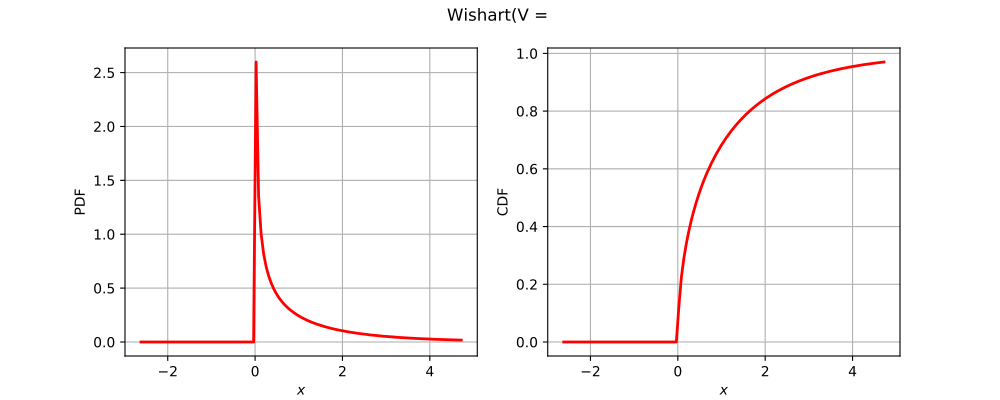

The script that drew this image:
import openturns as ot
from matplotlib import pyplot as plt
from openturns.viewer import View
if ot.Wishart().__class__.__name__ == 'Bernoulli':
    distribution = ot.Bernoulli(0.7)
elif ot.Wishart().__class__.__name__ == 'Binomial':
    distribution = ot.Binomial(5, 0.2)
elif ot.Wishart().__class__.__name__ == 'Hypergeometric':
    distribution = ot.Hypergeometric(10, 4, 7)
elif ot.Wishart().__class__.__name__ == 'CumulativeDistributionNetwork':
    coll = [ot.Normal(2),ot.Dirichlet([0.5, 1.0, 1.5])]
    distribution = ot.CumulativeDistributionNetwork(coll, ot.BipartiteGraph([[0,1], [0,1]]))
elif ot.Wishart().__class__.__name__ == 'Histogram':
    distribution = ot.Histogram([-1.0, 0.5, 1.0, 2.0], [0.45, 0.4, 0.15])
elif ot.Wishart().__class__.__name__ == 'KernelMixture':
    kernel = ot.Uniform()
    sample = ot.Normal().getSample(5)
    bandwith = [1.0]
    distribution = ot.KernelMixture(kernel, bandwith, sample)
elif ot.Wishart().__class__.__name__ == 'MaximumDistribution':
    coll = [ot.Uniform(2.5, 3.5), ot.LogUniform(1.0, 1.2), ot.Triangular(2.0, 3.0, 4.0)]
    distribution = ot.MaximumDistribution(coll)
elif ot.Wishart().__class__.__name__ == 'Multinomial':
    distribution = ot.Multinomial(5, [0.2])
elif ot.Wishart().__class__.__name__ == 'RandomMixture':
    coll = [ot.Triangular(0.0, 1.0, 5.0), ot.Uniform(-2.0, 2.0)]
    weights = [0.8, 0.2]
    cst = 3.0
    distribution = ot.RandomMixture(coll, weights, cst)
elif ot.Wishart().__class__.__name__ == 'TruncatedDistribution':
    distribution = ot.TruncatedDistribution(ot.Normal(2.0, 1.5), 1.0, 4.0)
elif ot.Wishart().__class__.__name__ == 'UserDefined':
    distribution = ot.UserDefined([[0.0], [1.0], [2.0]], [0.2, 0.7, 0.1])
elif ot.Wishart().__class__.__name__ == 'ZipfMandelbrot':
    distribution = ot.ZipfMandelbrot(10, 2.5, 0.3)
else:
    distribution = ot.Wishart()
dimension = distribution.getDimension()
title = str(distribution)[:100].split('\n')[0]
if dimension == 1:
    distribution.setDescription(['$x$'])
    pdf_graph = distribution.drawPDF()
    cdf_graph = distribution.drawCDF()
    fig = plt.figure(figsize=(10, 4))
    pdf_axis = fig.add_subplot(121)
    cdf_axis = fig.add_subplot(122)
    View(pdf_graph, figure=fig, axes=[pdf_axis], add_legend=False)
    View(cdf_graph, figure=fig, axes=[cdf_axis], add_legend=False)
    fig.suptitle(title)
elif dimension == 2:
    distribution.setDescription(['$x_1$', '$x_2$'])
    pdf_graph = distribution.drawPDF()
    pdf_graph.setTitle(title)
    fig = plt.figure(figsize=(10, 5))
    pdf_axis = fig.add_subplot(111)
    View(pdf_graph, figure=fig, axes=[pdf_axis], add_legend=False, square_axes=False)
